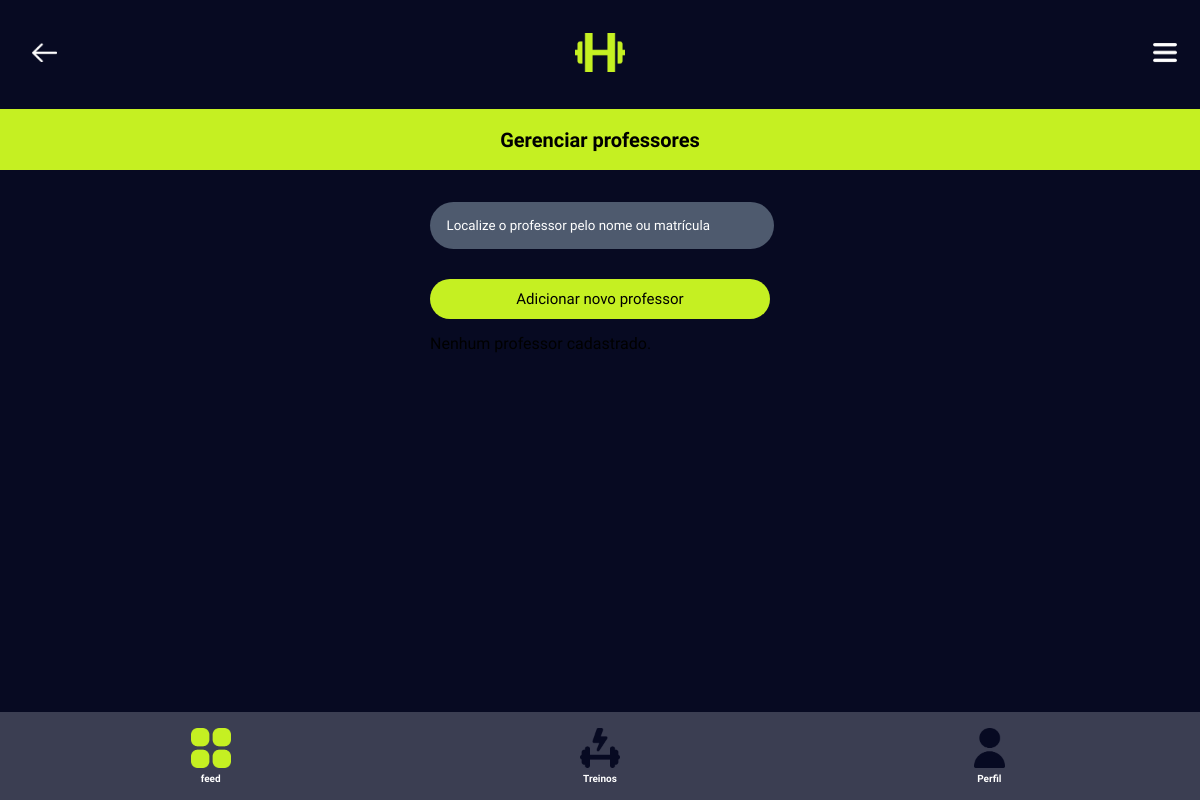
The app's page /professores/ (signed in), older data.
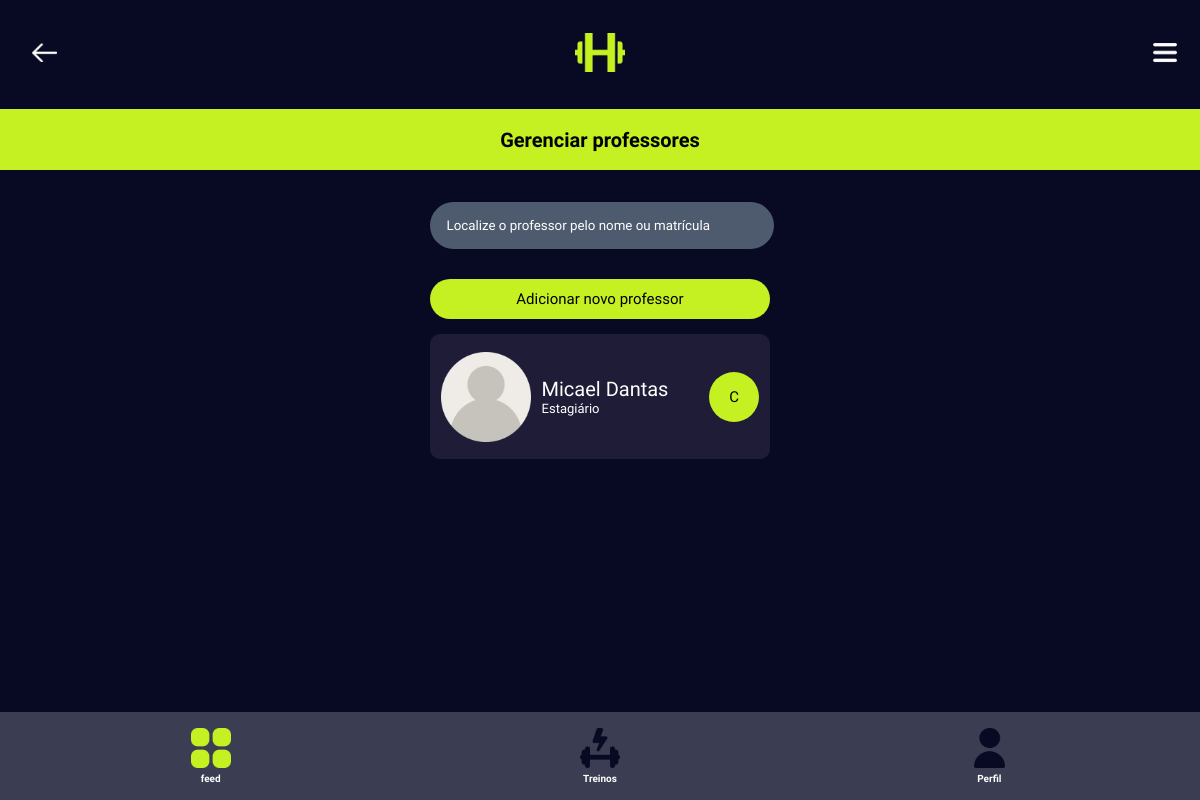
The same page, newer data.
### habitusapp/models/Professor.py (models this page shows, shortened)
class Professor(models.Model):
    class Tipo_Trabalho(models.TextChoices):
        PROFESSOR = 'Professor(a)', 'Professor(a)'
    class NivelChoices(models.TextChoices):
        INICIANTE = 'Iniciante', 'Iniciante'
        INTERMEDIARIO = 'Intermediário', 'Intermediário'
        AVANCADO = 'Avançado', 'Avançado'
    class ObjetivoChoices(models.TextChoices):
        GANHODEMASSA = 'Ganho de Massa', 'Ganho de Massa'
        PERDADEPESO = 'Perda de peso', 'Perda de peso'
        SAUDE = 'Saúde', 'Saúde'
        OUTRO = 'Outro', 'Outro'
    user = models.OneToOneField(User, on_delete=models.CASCADE)
    matricula = models.CharField(max_length=20, primary_key=True, editable=False, unique=True)
    foto_perfil = models.ImageField(null=True, blank=True, upload_to='foto-perfil-professor/')
    nome = models.CharField(max_length=100)
    cpf = models.CharField(max_length=14, unique=True)
    data_nasc = models.DateField()
    email = models.EmailField(unique=True)
    telefone = models.CharField(max_length=15, blank=True, null=True)
    data_criacao = models.DateTimeField(auto_now_add=True)
    inst_formacao = models.CharField(max_length=100, blank=True, null=True)
    data_admissao = models.DateField()
    tipo_trabalho = models.CharField(
        max_length=20,
        choices=Tipo_Trabalho.choices,
        default=Tipo_Trabalho.PROFESSOR
    )
    peso = models.FloatField(blank=True, null=True)
    altura = models.FloatField(blank=True, null=True)
    nivel = models.CharField(
        max_length=20,
        choices=NivelChoices.choices,
        blank=True, null=True
    )
    objetivo = models.CharField(
        max_length=20,
        choices=ObjetivoChoices.choices,
        blank=True, null=True
    )
    cintura = models.FloatField(blank=True, null=True)
    abdomen = models.FloatField(blank=True, null=True)
    torax = models.FloatField(blank=True, null=True)
    quadril = models.FloatField(blank=True, null=True)
    coxa_direita = models.FloatField(blank=True, null=True)
    coxa_esquerda = models.FloatField(blank=True, null=True)
    panturrilha_direita = models.FloatField(blank=True, null=True)
    panturrilha_esquerda = models.FloatField(blank=True, null=True)
    braco_direito = models.FloatField(blank=True, null=True)
    braco_esquerdo = models.FloatField(blank=True, null=True)
    tricipital = models.FloatField(blank=True, null=True)
    subescapular = models.FloatField(blank=True, null=True)
    axilar_media = models.FloatField(blank=True, null=True)
    suprailiaca = models.FloatField(blank=True, null=True)
    abdominal = models.FloatField(blank=True, null=True)
    coxa = models.FloatField(blank=True, null=True)
    panturrilha= models.FloatField(blank=True, null=True)

### habitusapp/views/viewsAdmin.py (the view)
# urls.py: path('professores/', viewsAdmin.professores, name='professores'),
@login_required
def professores(request):
    busca = request.GET.get('busca', '')
    professores = Professor.objects.all()
    if busca:
        professores = professores.filter(
            Q(nome__icontains=busca) | Q(matricula__icontains=busca)
        )
    professores = professores.order_by('-data_criacao')
    context = {
        'professores': professores,
        'busca': busca,
    }
    return render(request, 'PagsAdmin/professores.html', context)

### habitusapp/templates/PagsAdmin/professores.html (shortened to what this page needs)
{% load static %}
<!DOCTYPE html>
<html lang="pt-br">
<head>
    <link rel="stylesheet" href="{% static 'css/admin/professores.css' %}">
</head>
<body>
    <header>
        <div class="seta-voltar">
            <a href="javascript:history.back()">
                <img src="{% static 'icones-site/seta-voltar.png' %}" alt="Ícone seta voltar">
            </a>
        </div>
        <div class="logo-h">
          <a href="{% url 'feed' %}"><img src="{% static 'icones-site/logo-h.png' %}" alt="Logo Habitus"></a>
        </div>
        <div class="menu-icon" onclick="toggleMenu()">
          <img id="menu-icon" src="{% static 'icones-site/menu-lateral.png' %}" alt="Abrir Menu">
        </div>
    </header>
    <main>
    <section class="nome-pagina">
        <h1>Gerenciar professores</h1>
    </section>
    <section class="container">
        <form method="get">
            <input
            type="text"
            name="busca"
            placeholder="Localize o professor pelo nome ou matrícula"
            value="{{ busca }}"/>
        </form>
        <a href="{% url 'novo_professor'%}"><button>Adicionar novo professor</button></a>
        {% for prof in professores %}
            <div class="professor">
                {% if perfil.foto_perfil %}
                    <img src="{{ prof.foto_perfil.url }}" alt="Foto de Perfil">
                {% else %}
                    <img src="{% static 'icones-site/sem-foto.png' %}" alt="Foto de Perfil Padrão">
                {% endif %}
                <div>
                    <p>{{ prof.nome }}</p>
                    <p>Estagiário</p>
                </div>
                <a href="{% url 'professor' prof.pk %}"><button>C</button></a>
            </div>
        {% empty %}
            <p>Nenhum professor cadastrado.</p>
        {% endfor %}
    </section>
    <menu>
        <div>
            <a href="{% url 'feed' %}">
                <img src="{% static 'icones-site/feed-icon-verde.png' %}" alt="Logo feed">
                <h3>feed</h3>
            </a>
        </div>
        <div>
            <a href="{% url 'treinos' %}">
                <img src="{% static 'icones-site/treino-icon-preta.png' %}" alt="icone treino">
                <h3>Treinos</h3>
            </a>
        </div>
        <div>
            <a href="{% url 'perfil' %}">
                <img src="{% static 'icones-site/perfil-icon-preta.png' %}" alt="Logo perfil">
                <h3>Perfil</h3>
            </a>
        </div>
    </main>
</body>
</html>

Row changes from the older to the newer data that the page shows:
added Professor: nome "Micael Dantas"
